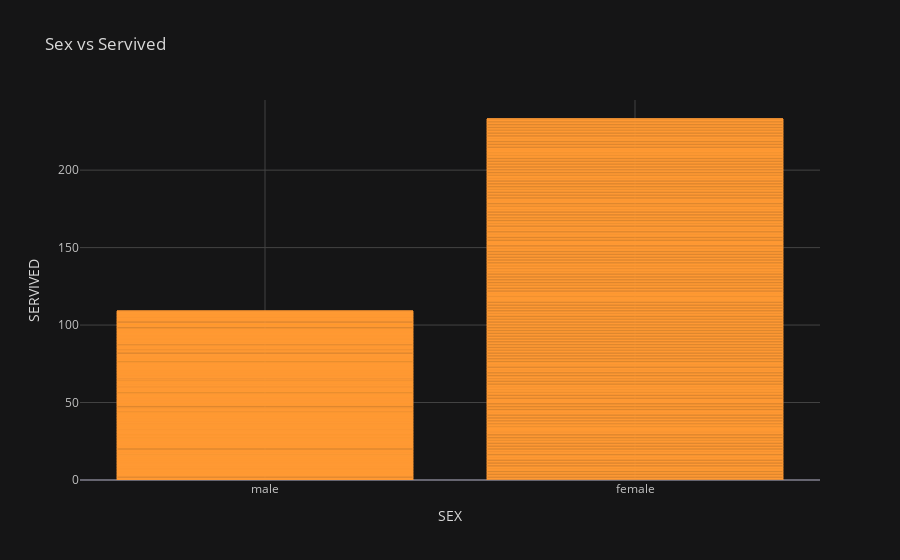

Notebook code cell kept with this figure:
### Code cell
titanic.iplot(kind = 'bar', x = 'sex', y = 'survived', title= 'Sex vs Servived', xTitle = 'SEX', yTitle= 'SERVIVED')

### Figure 1 — Plotly figure (JSON) as saved in the notebook; plotly's stock layout.template omitted (floating-point values rounded to 4 significant figures; data arrays with more than 128 entries replaced by an {"elided": "..."} marker saying what was removed)
{"data": [{"marker": {"color": "rgba(255, 153, 51, 0.6)", "line": {"color": "rgba(255, 153, 51, 1.0)", "width": 1}}, "name": "survived", "orientation": "v", "text": "", "type": "bar", "x": {"elided": "891 str values"}, "y": {"elided": "891 int values"}}], "layout": {"legend": {"bgcolor": "#151516", "font": {"color": "#D9D9D9"}}, "paper_bgcolor": "#151516", "plot_bgcolor": "#151516", "title": {"font": {"color": "#D9D9D9"}, "text": "Sex vs Servived"}, "xaxis": {"gridcolor": "#434343", "showgrid": true, "tickfont": {"color": "#C2C2C2"}, "title": {"font": {"color": "#D9D9D9"}, "text": "SEX"}, "zerolinecolor": "#666570"}, "yaxis": {"gridcolor": "#434343", "showgrid": true, "tickfont": {"color": "#C2C2C2"}, "title": {"font": {"color": "#D9D9D9"}, "text": "SERVIVED"}, "zerolinecolor": "#666570"}}}
